Frame 1 (no input): blank canvas, image omitted
Frame 60 (the mouse pressed at the canvas centre just before this capture): blank canvas, image omitted
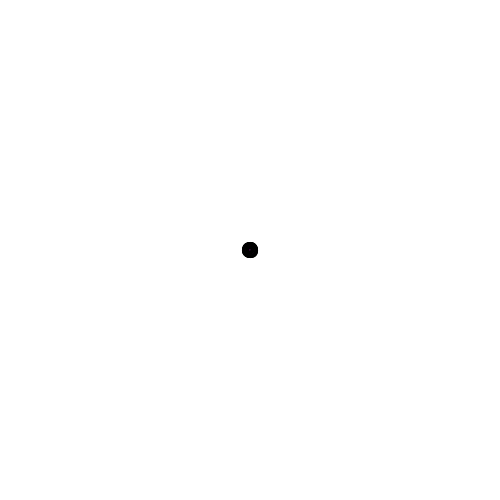
Frame 120 (the mouse held since frame 60 and released just before this capture)

The Processing sketch whose frames 1 and 60 were blank and that drew this single picture after the mouse press (run headless with seeded random() and noise(); from frame 60 on, the mouse is pressed at the canvas centre):

// Processing sketch: processing_161344
// ── processing_161344.pde

int x=0;
int y=0;
void setup(){
  size(500,500);
  background(255);
   smooth();
  frameRate(25);

}
 
void draw(){
 float r = random(2, 12);
 float w = random(25, 200);
 if (mousePressed){
  ellipse(mouseX,mouseY,r, r); 
  stroke(r);
  fill(mouseX, r, mouseY);
  stroke(0);
  strokeWeight(random(.2,5.5));
 //noStroke();
 }
  

 
}
void keyPressed(){
   if(key=='s'){
      saveImage();
 }

  }



   
 void saveImage() {
  String fileName = timeStamp()+".tiff";
  PImage imageSave = get(0,0,width,height);
  imageSave.save(fileName);
}
 
String timeStamp() {
 String timestamp = year()+"_"+month()+"_"+day()+"_"+minute()+"_"+second()+"_"+millis();
 return timestamp;
}
